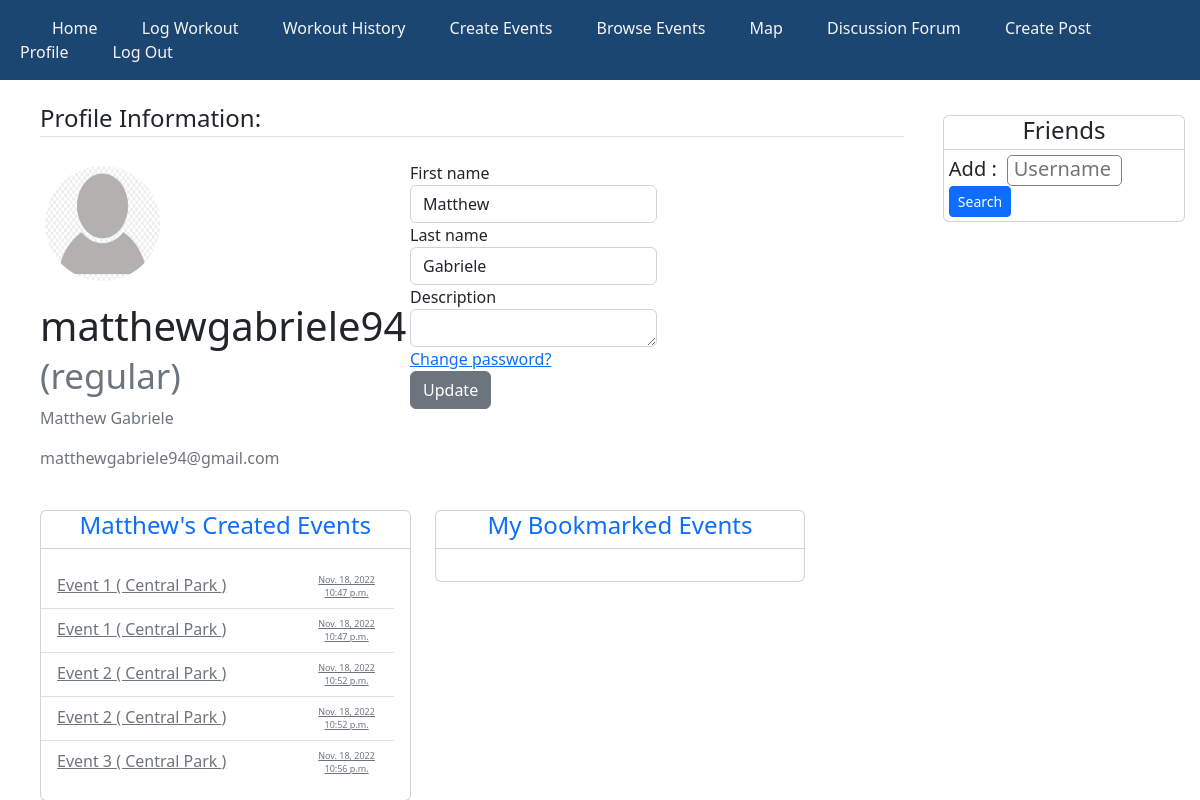
/profile/matthewgabriele94 (signed in), run on an earlier commit of the app's database.
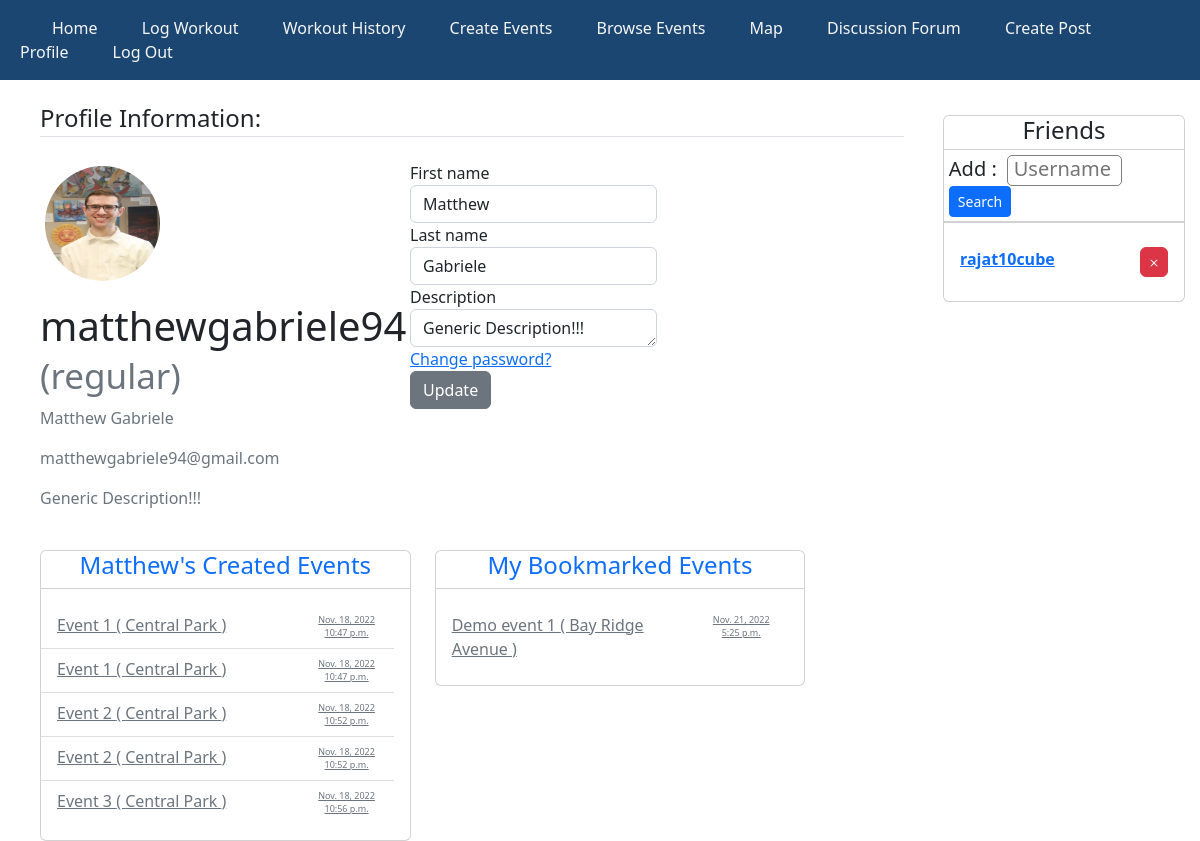
And on a later commit of the database.
### bikingapp/models.py (models this page shows, shortened)
class CustomUser(AbstractUser):
    def image_upload_to(self, instance=None):
        if instance:
            return os.path.join("Users", self.username, instance)
        return None
    STATUS = (
        ("regular", "regular"),
        ("subscriber", "subscriber"),
        ("moderator", "moderator"),
    )
    email = models.EmailField(unique=True)
    status = models.CharField(max_length=100, choices=STATUS, default="regular")
    description = models.TextField(
        "Description", max_length=600, default="", blank=True
    )
    image = models.ImageField(default="default/user.jpg", upload_to=image_upload_to)
    def __str__(self):
        return self.username

class Event(models.Model):
    title = models.CharField(max_length=50)
    location = models.CharField(max_length=200)
    borough = models.CharField(
        max_length=20,
        choices=[
            ("manhattan", "Manhattan"),
            ("queens", "Queens"),
            ("bronx", "Bronx"),
            ("staten island", "Staten Island"),
            ("brooklyn", "Brooklyn"),
        ],
        default="Manhattan",
    )
    date = models.DateField(default=timezone.now)
    time = models.TimeField(default=timezone.now)
    date_created = models.DateTimeField(default=timezone.now)
    event_type = models.CharField(
        max_length=200,
        choices=[("public", "Public"), ("private", "Private")],
        default="Public",
    )
    description = models.CharField(max_length=500, null=True)
    created_by = models.CharField(max_length=100, default="user")
    zipcode = models.CharField(max_length=5, null=True)
    state = models.CharField(max_length=10, default="New York")

class FriendMgmt(models.Model):
    from_user = models.ForeignKey(
        CustomUser,
        related_name="from_user",
        on_delete=models.SET_NULL,
        null=True,
        blank=True,
    )
    to_user = models.ForeignKey(
        CustomUser,
        related_name="to_user",
        on_delete=models.SET_NULL,
        null=True,
        blank=True,
    )

class BookmarkEvent(models.Model):
    user = models.ForeignKey(
        settings.AUTH_USER_MODEL, on_delete=models.SET_NULL, null=True, blank=True
    )
    event = models.ForeignKey(Event, on_delete=models.SET_NULL, null=True)
    date_added = models.DateTimeField(auto_now_add=True)

### bikingapp/views.py (the view)
# urls.py: path("profile/<username>", views.profile, name="profile"),
@login_required
def profile(request, username):
    if request.method == "POST":
        if "update_description" in request.POST:
            user = request.user
            form = UserUpdateForm(request.POST, request.FILES, instance=user)
            if form.is_valid():
                user_form = form.save()
                messages.success(
                    request, f"{user_form.username}, Your profile has been updated!"
                )
                return redirect("profile", user_form.username)
            for error in list(form.errors.values()):
                messages.error(request, error)
        elif "add_friends" in request.POST:
            form = FriendMgmtForm(request.POST)
            if form.is_valid():
                friend_username = form.cleaned_data["friend_username"]
                if (
                    models.CustomUser.objects.filter(username=friend_username).first()
                    is not None
                ):
                    obj = models.FriendMgmt(
                        from_user=request.user,
                        to_user=models.CustomUser.objects.filter(
                            username=friend_username
                        ).first(),
                    )
                    if not models.FriendMgmt.objects.filter(
                        from_user=request.user,
                        to_user=models.CustomUser.objects.filter(
                            username=friend_username
                        ).first(),
                    ).exists():
                        obj.save()
                return HttpResponseRedirect("/profile/" + username)
    else:
        friendsform = FriendMgmtForm()
    created_events = models.Event.objects.filter(created_by=username)
    bookmarked_events = models.BookmarkEvent.objects.filter(user=request.user)
    user = get_user_model().objects.filter(username=username).first()
    if user:
        update_profile_form = UserUpdateForm(instance=user)
        update_profile_form.fields["description"].widget.attrs = {"rows": 1}
        friends1 = models.FriendMgmt.objects.filter(from_user=request.user)
        return render(
            request=request,
            template_name="profile.html",
            context={
                "form": update_profile_form,
                "friends": {"form": friendsform, "friends_list": friends1},
                "created_events": created_events,
                "bookmarked_events": bookmarked_events,
                "page_user": user,
            },
        )
    return redirect("homepage")

### bikingapp/forms.py
class UserUpdateForm(forms.ModelForm):
    class Meta:
        model = get_user_model()
        fields = ["first_name", "last_name", "image", "description"]

### bikingapp/templates/profile.html (shortened to what the changed rows need)
{% extends "base.html" %}
{% load crispy_forms_tags %}
{% block content %}
<div class="content-section col-lg-12 col-md-12 col-sm-12 tutorial-style" style="min-height:65vh;">
    <div class="row">
        <div class="col-9">
            <form method="POST" enctype="multipart/form-data">
                <div class="row">
                    <div class="col-5">
                        <div class="media">
                            {% if user.username == form.instance.username %}
                            <label for="id_image">
                                <img class="rounded-circle account-img profile-image" style="cursor: pointer"
                                    width="180px" height="170px" src="{{ form.instance.image.url }}"
                                    title="Upload new image">
                            </label>
                            {% else %}
                            <img width="180px" height="170px" class="rounded-circle account-img profile-image" ,
                                src="{{ form.instance.image.url }}">
                            {% endif %}
                            <div class="media-body">
                                <h2 class="account-heading">{{ form.instance.username }}
                                    <small class="text-muted">({{ form.instance.status }})</small>
                                </h2>
                                <p class="text-secondary">{{ form.instance.first_name }} {{ form.instance.last_name }}
                                </p>
                                <p class="text-secondary">{{ form.instance.email }}</p>
                                <p class="text-secondary">{{ form.instance.description }}</p>
                            </div>
                        </div>
                    </div>
                    {% if user.username == form.instance.username %}
                    <div class="col-7">
                        <fieldset class="form-group">
                            <div class="form-group col-md-6 mb-0">
                                {{ form.first_name|as_crispy_field }}
                            </div>
                            <div class="form-group col-md-6 mb-0">
                                {{ form.last_name|as_crispy_field }}
                            </div>
                            <div class="form-group col-md-6 mb-0">
                                {{ form.description|as_crispy_field }}
                            </div>
                            <a href="{% url 'password_change' %}">Change password?</a>
                        </fieldset>
                        <div class="form-group">
                            <button class="btn btn-secondary" name="update_description" type="submit">Update</button>
                        </div>
                    </div>
                    {% endif %}
                </div>
            </form>
        </div>
        <div class="col-3">
            {% if user.username == form.instance.username %}
            <div class="card" style="margin: 15px; z-index: 99; max-width: 100%; min-width: 25%;">
                <h5 class=" card-subtitle list-group list-group-flush" style="padding: 2%;">
                    <form action="" method="post">
                        {{ friends.form }}
                    </form>
                </h5>
                {% for k in friends.friends_list %}
                <ul class="card-body list-group list-group-flush">
                    <li class="list-group-item">
                        <div class="row">
                            <div class="col-10">
                                <b><a href="/profile/{{k.to_user.username}}">{{k.to_user.username}}</a></b>
                            </div>
                            <div class="col-2">
                                <button data-friend_username="{{k.to_user.username}}"
                                    class="btn btn-danger add-btn remove-friend"
                                    style="padding: 5px;padding-top:1px;padding-bottom:3px"></button>
                            </div>
                        </div>
                    </li>
                </ul>
                {% endfor %}
            </div>
            {% endif %}
        </div>
    </div>
    <br>
    <div class="row">
        <div class="col-4">
            <div class="card" style="max-width: 100%; min-width: 25%;">
                <h4 class="card-title text-primary" style="text-align: center; text-transform: capitalize;">
                    {{page_user.first_name}}'s created Events
                </h4>
                <ul class="card-body list-group list-group-flush">
                    {% for events in created_events %}
                    {% if events.event_type == 'public' %}
                    <li class="list-group-item">
                        <a class="text-secondary" href="/browse_events/{{events.id}}">
                            <div class="row">
                                <span class="col-9">{{events.title}} ( {{events.location}} )</span>
                                <span class="col-3" style="text-align:center;">
                                    <div class="row">
                                        <span class="col-12" style="font-size:xx-small">{{events.date}}</span>
                                    </div>
                                    <div class="row">
                                        <span class="col-12" style="font-size:xx-small">{{events.time}}</span>
                                    </div>
                                </span>
                            </div>
                        </a>
                    </li>
                    {% elif user.username == form.instance.username %}
                    <li class="list-group-item">
                        <a class="text-secondary" href="/browse_events/{{events.id}}">
                            <div class="row">
                                <span class="col-9">{{events.title}} ( {{events.location}} )</span>
                                <span class="col-3" style="text-align:center;">
                                    <div class="row">
                                        <span class="col-12" style="font-size:xx-small">{{events.date}}</span>
                                    </div>
                                    <div class="row">
                                        <span class="col-12" style="font-size:xx-small">{{events.time}}</span>
                                    </div>
                                </span>
                            </div>
                        </a>
                    </li>
                    {% endif %}
                    {% endfor %}
                </ul>
            </div>
        </div>
        {% if user.username == form.instance.username %}
        <div class="col-4">
            <div class="card" style="max-width: 100%; min-width: 25%;">
                <h4 class="card-title text-primary" style="text-align: center; text-transform: capitalize;">My
                    Bookmarked Events</h4>
                <ul class="card-body list-group list-group-flush">
                    {% for events in bookmarked_events %}
                    <li class="list-group-item">
                        <a class="text-secondary" href="/browse_events/{{events.event.id}}">
                            <div class="row">
                                <span class="col-9">{{events.event.title}} ( {{events.event.location}} )</span>
                                <span class="col-3" style="text-align:center;">
                                    <div class="row">
                                        <span class="col-12" style="font-size:xx-small">{{events.event.date}}</span>
                                    </div>
                                    <div class="row">
                                        <span class="col-12" style="font-size:xx-small">{{events.event.time}}</span>
                                    </div>
                                </span>
                            </div>
                        </a>
                    </li>
                    {% endfor %}
                </ul>
            </div>
        </div>
        {% endif %}
    </div>
</div>
{% endblock content %}

What changed in the data, as far as the page shows it:
changed CustomUser "matthewgabriele94": instance.image: picture added in place of a placeholder; instance.description (not shown) → "Generic Description!!!"; description (not shown) → "Generic Description!!!"
added FriendMgmt: to_user.username "rajat10cube"
added BookmarkEvent: event "Demo event 1", event.location "Bay Ridge Avenue", event "Nov. 21, 2022", event.time "5:25 p.m."
